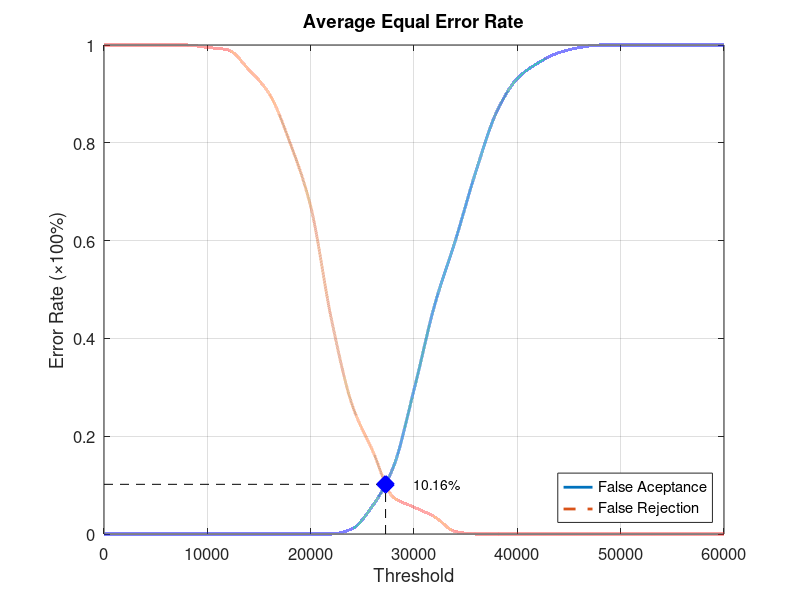
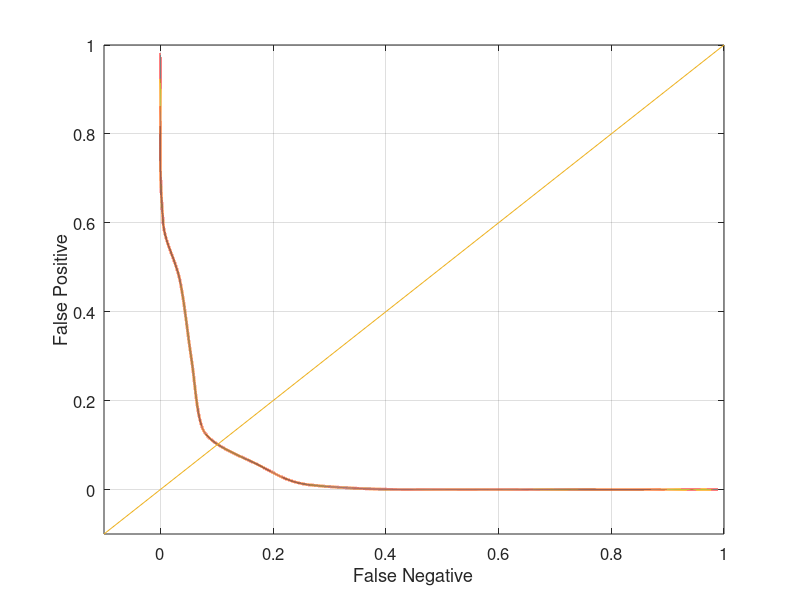

Here is the MATLAB script that generated these plots, in order:
function yEER = Database1_3
close all;
clear;
clc;
x = 0:2000:60000;
xq = 0:0.5:60000;

y0 = [0 0 0 0 0 0 0 0 0 0 0 0 0.0105263 0.0578947 0.136842 0.294737 0.468421 0.6 0.742105 0.863158 0.931579 0.963158 0.984211 0.994737 1 1 1 1 1 1 1];
yy0 = interp1(x, y0, xq, 'pchip');
y1 = [1 1 1 1 1 0.995 0.99 0.95 0.9 0.8 0.67 0.44 0.265 0.17 0.075 0.055 0.035 0.005 0 0 0 0 0 0 0 0 0 0 0 0 0];
yy1 = interp1(x, y1, xq, 'pchip');

% Calculating EER: 
y2 = abs(y0 - y1);
find(y2 == min(y2))
yy2 = abs(yy0 - yy1);
xEER = find(yy2 == min(yy2));
xEERIndex = xq(xEER) % X-axis EER
yEER = yy0(xEER) % Y-axis EER

main = figure
plot(xq, yy0,'-','LineWidth', 2);	hold on
plot(xq, yy1,'--','LineWidth', 2);	hold on
plot([xEERIndex xEERIndex], [0 yEER], 'k--');	hold on
plot([0 xEERIndex], [yEER yEER], 'k--');	hold on
plot(xEERIndex, yEER, 'bx', 'LineWidth', 10);	hold on
text(xEERIndex + 10 * xEERIndex / 100, yEER, [num2str(round((10000 * yEER)) / 100) '%'])
legend('False Aceptance', 'False Rejection', 'Location', 'SouthEast')
xlabel('Threshold')
ylabel('Error Rate (\times100%)')
title('Average Equal Error Rate')
set(gca, 'FontSize', 12)
axis([0 60000 0 1])
grid on

print(main, 'Database1_3Main', '-dpng');
FNRxFPR = figure('Color', [1 1 1]);
plot(yy1, yy0, '-', yy1, yy0, 'LineWidth', 2);
hold on
y = -0.1:0.1:1
plot(y, y); 
set(gca, 'FontSize', 12)
xlabel('False Negative')
ylabel('False Positive')
axis([-0.1 1 -0.1 1])
set(gca, 'FontSize', 12)
grid on

print(FNRxFPR, 'Database1_3FNRxFPR','-dpng');
end
